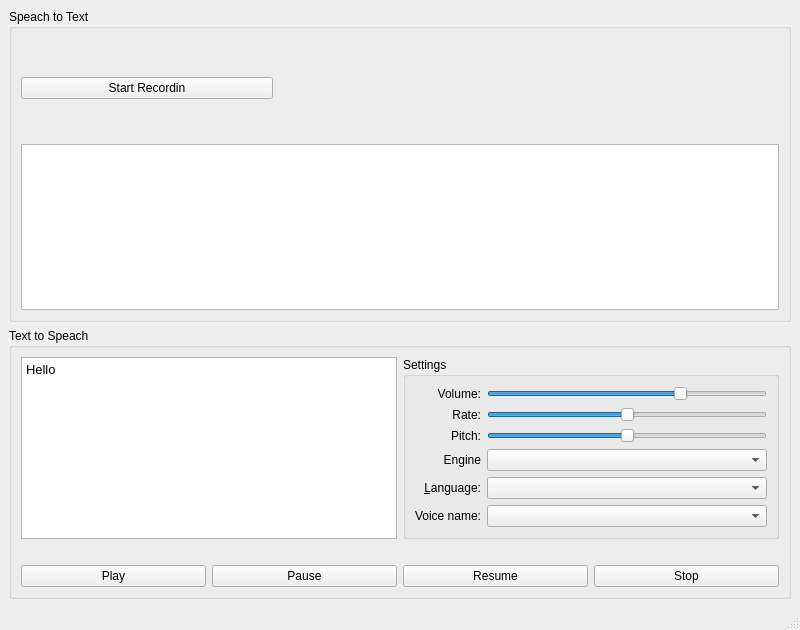
<?xml version="1.0" encoding="UTF-8"?>
<ui version="4.0">
 <class>MainWindow</class>
 <widget class="QMainWindow" name="MainWindow">
  <property name="geometry">
   <rect>
    <x>0</x>
    <y>0</y>
    <width>800</width>
    <height>630</height>
   </rect>
  </property>
  <property name="windowTitle">
   <string>MainWindow</string>
  </property>
  <widget class="QWidget" name="centralwidget">
   <layout class="QVBoxLayout" name="verticalLayout_3">
    <item>
     <widget class="QGroupBox" name="groupBox">
      <property name="title">
       <string>Speach to Text</string>
      </property>
      <layout class="QVBoxLayout" name="verticalLayout">
       <item>
        <layout class="QHBoxLayout" name="horizontalLayout_3">
         <item>
          <widget class="QPushButton" name="recordBtn">
           <property name="text">
            <string>Start Recordin</string>
           </property>
          </widget>
         </item>
         <item>
          <widget class="QWidget" name="wave" native="true">
           <property name="minimumSize">
            <size>
             <width>500</width>
             <height>100</height>
            </size>
           </property>
           <property name="sizeIncrement">
            <size>
             <width>0</width>
             <height>0</height>
            </size>
           </property>
          </widget>
         </item>
        </layout>
       </item>
       <item>
        <widget class="QTextEdit" name="txtToText">
         <property name="readOnly">
          <bool>true</bool>
         </property>
        </widget>
       </item>
      </layout>
     </widget>
    </item>
    <item>
     <widget class="QGroupBox" name="groupBox_2">
      <property name="title">
       <string>Text to Speach</string>
      </property>
      <layout class="QGridLayout" name="gridLayout">
       <item row="1" column="1">
        <widget class="QGroupBox" name="groupBox_3">
         <property name="title">
          <string>Settings</string>
         </property>
         <layout class="QVBoxLayout" name="verticalLayout_2">
          <item>
           <layout class="QGridLayout" name="gridLayout_2">
            <item row="4" column="0">
             <widget class="QLabel" name="label_5">
              <property name="sizePolicy">
               <sizepolicy hsizetype="Minimum" vsizetype="Preferred">
                <horstretch>0</horstretch>
                <verstretch>0</verstretch>
               </sizepolicy>
              </property>
              <property name="text">
               <string>Engine</string>
              </property>
              <property name="alignment">
               <set>Qt::AlignmentFlag::AlignRight|Qt::AlignmentFlag::AlignTrailing|Qt::AlignmentFlag::AlignVCenter</set>
              </property>
             </widget>
            </item>
            <item row="3" column="0">
             <widget class="QLabel" name="label_3">
              <property name="sizePolicy">
               <sizepolicy hsizetype="Minimum" vsizetype="Preferred">
                <horstretch>0</horstretch>
                <verstretch>0</verstretch>
               </sizepolicy>
              </property>
              <property name="text">
               <string>Pitch:</string>
              </property>
              <property name="alignment">
               <set>Qt::AlignmentFlag::AlignRight|Qt::AlignmentFlag::AlignTrailing|Qt::AlignmentFlag::AlignVCenter</set>
              </property>
             </widget>
            </item>
            <item row="5" column="0">
             <widget class="QLabel" name="label_4">
              <property name="sizePolicy">
               <sizepolicy hsizetype="Minimum" vsizetype="Preferred">
                <horstretch>0</horstretch>
                <verstretch>0</verstretch>
               </sizepolicy>
              </property>
              <property name="text">
               <string>&amp;Language:</string>
              </property>
              <property name="alignment">
               <set>Qt::AlignmentFlag::AlignRight|Qt::AlignmentFlag::AlignTrailing|Qt::AlignmentFlag::AlignVCenter</set>
              </property>
              <property name="buddy">
               <cstring>language</cstring>
              </property>
             </widget>
            </item>
            <item row="3" column="2">
             <widget class="QSlider" name="pitch">
              <property name="minimum">
               <number>-10</number>
              </property>
              <property name="maximum">
               <number>10</number>
              </property>
              <property name="singleStep">
               <number>1</number>
              </property>
              <property name="orientation">
               <enum>Qt::Orientation::Horizontal</enum>
              </property>
             </widget>
            </item>
            <item row="6" column="0">
             <widget class="QLabel" name="label_6">
              <property name="text">
               <string>Voice name:</string>
              </property>
              <property name="alignment">
               <set>Qt::AlignmentFlag::AlignRight|Qt::AlignmentFlag::AlignTrailing|Qt::AlignmentFlag::AlignVCenter</set>
              </property>
             </widget>
            </item>
            <item row="1" column="2">
             <widget class="QSlider" name="volume">
              <property name="maximum">
               <number>100</number>
              </property>
              <property name="singleStep">
               <number>5</number>
              </property>
              <property name="pageStep">
               <number>20</number>
              </property>
              <property name="value">
               <number>70</number>
              </property>
              <property name="orientation">
               <enum>Qt::Orientation::Horizontal</enum>
              </property>
             </widget>
            </item>
            <item row="5" column="2">
             <widget class="QComboBox" name="language">
              <property name="sizePolicy">
               <sizepolicy hsizetype="Expanding" vsizetype="Fixed">
                <horstretch>0</horstretch>
                <verstretch>0</verstretch>
               </sizepolicy>
              </property>
             </widget>
            </item>
            <item row="6" column="2">
             <widget class="QComboBox" name="voice"/>
            </item>
            <item row="2" column="0">
             <widget class="QLabel" name="label">
              <property name="sizePolicy">
               <sizepolicy hsizetype="Minimum" vsizetype="Preferred">
                <horstretch>0</horstretch>
                <verstretch>0</verstretch>
               </sizepolicy>
              </property>
              <property name="text">
               <string>Rate:</string>
              </property>
              <property name="alignment">
               <set>Qt::AlignmentFlag::AlignRight|Qt::AlignmentFlag::AlignTrailing|Qt::AlignmentFlag::AlignVCenter</set>
              </property>
             </widget>
            </item>
            <item row="1" column="0">
             <widget class="QLabel" name="label_2">
              <property name="sizePolicy">
               <sizepolicy hsizetype="Minimum" vsizetype="Preferred">
                <horstretch>0</horstretch>
                <verstretch>0</verstretch>
               </sizepolicy>
              </property>
              <property name="text">
               <string>Volume:</string>
              </property>
              <property name="alignment">
               <set>Qt::AlignmentFlag::AlignRight|Qt::AlignmentFlag::AlignTrailing|Qt::AlignmentFlag::AlignVCenter</set>
              </property>
             </widget>
            </item>
            <item row="2" column="2">
             <widget class="QSlider" name="rate">
              <property name="minimum">
               <number>-10</number>
              </property>
              <property name="maximum">
               <number>10</number>
              </property>
              <property name="orientation">
               <enum>Qt::Orientation::Horizontal</enum>
              </property>
             </widget>
            </item>
            <item row="4" column="2">
             <widget class="QComboBox" name="engine">
              <property name="sizePolicy">
               <sizepolicy hsizetype="Expanding" vsizetype="Fixed">
                <horstretch>0</horstretch>
                <verstretch>0</verstretch>
               </sizepolicy>
              </property>
             </widget>
            </item>
           </layout>
          </item>
         </layout>
        </widget>
       </item>
       <item row="1" column="0">
        <widget class="QTextEdit" name="txtToSpeach">
         <property name="html">
          <string>&lt;!DOCTYPE HTML PUBLIC &quot;-//W3C//DTD HTML 4.0//EN&quot; &quot;http://www.w3.org/TR/REC-html40/strict.dtd&quot;&gt;
&lt;html&gt;&lt;head&gt;&lt;meta name=&quot;qrichtext&quot; content=&quot;1&quot; /&gt;&lt;meta charset=&quot;utf-8&quot; /&gt;&lt;style type=&quot;text/css&quot;&gt;
p, li { white-space: pre-wrap; }
hr { height: 1px; border-width: 0; }
li.unchecked::marker { content: &quot;\2610&quot;; }
li.checked::marker { content: &quot;\2612&quot;; }
&lt;/style&gt;&lt;/head&gt;&lt;body style=&quot; font-family:'Noto Sans'; font-size:10pt; font-weight:400; font-style:normal;&quot;&gt;
&lt;p style=&quot; margin-top:0px; margin-bottom:0px; margin-left:0px; margin-right:0px; -qt-block-indent:0; text-indent:0px;&quot;&gt;Hello&lt;/p&gt;&lt;/body&gt;&lt;/html&gt;</string>
         </property>
        </widget>
       </item>
       <item row="2" column="0" colspan="2">
        <layout class="QHBoxLayout" name="horizontalLayout">
         <property name="topMargin">
          <number>20</number>
         </property>
         <item>
          <widget class="QPushButton" name="speakButton">
           <property name="text">
            <string>Play</string>
           </property>
          </widget>
         </item>
         <item>
          <widget class="QPushButton" name="pauseButton">
           <property name="text">
            <string>Pause</string>
           </property>
          </widget>
         </item>
         <item>
          <widget class="QPushButton" name="resumeButton">
           <property name="text">
            <string>Resume</string>
           </property>
          </widget>
         </item>
         <item>
          <widget class="QPushButton" name="stopButton">
           <property name="text">
            <string>Stop</string>
           </property>
          </widget>
         </item>
        </layout>
       </item>
      </layout>
     </widget>
    </item>
   </layout>
  </widget>
  <widget class="QMenuBar" name="menubar">
   <property name="geometry">
    <rect>
     <x>0</x>
     <y>0</y>
     <width>800</width>
     <height>23</height>
    </rect>
   </property>
  </widget>
  <widget class="QStatusBar" name="statusbar"/>
 </widget>
 <resources/>
 <connections/>
</ui>
